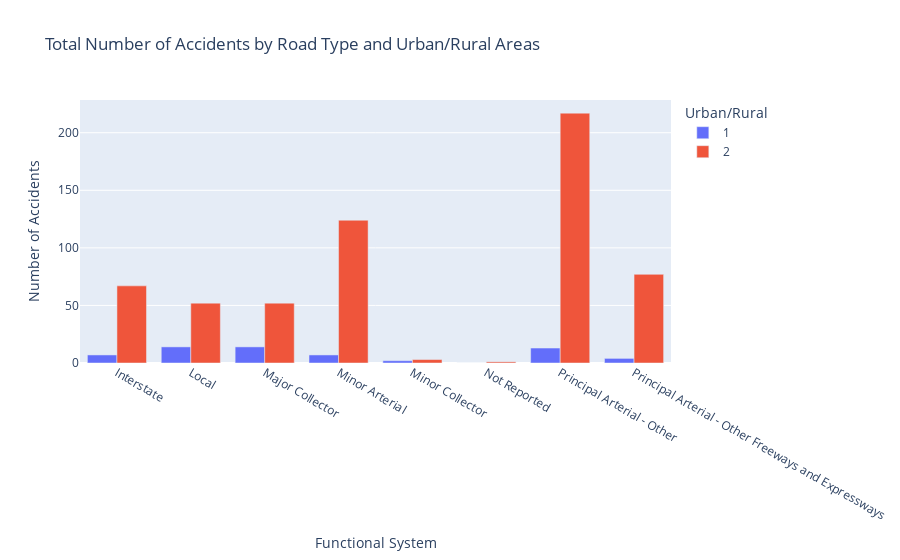

The code cell stored with this chart in its notebook:
### Code cell
# Group the data by urban/rural and road type and compute the total accidents for each group
func_ru_grouped = filtered_data.groupby(['FUNC_SYSNAME', 'RUR_URB']).size().unstack(fill_value=0)

# Reset index
func_ru_grouped = func_ru_grouped.reset_index()

# Melt the dataframe
melted_data = func_ru_grouped.melt(id_vars='FUNC_SYSNAME', var_name='Urban/Rural', value_name='Number of Accidents')

# Create an interactive grouped bar plot using plotly express
fig = px.bar(melted_data, x='FUNC_SYSNAME', y='Number of Accidents', color='Urban/Rural',
             title='Total Number of Accidents by Road Type and Urban/Rural Areas',
             labels={'FUNC_SYSNAME': 'Functional System', 'Number of Accidents': 'Number of Accidents'},
             barmode='group')  # Display bars for urban and rural areas side by side

# Show plot
fig.show()

### Figure 1 — Plotly figure (JSON) as saved in the notebook; plotly's stock layout.template omitted (floating-point values rounded to 4 significant figures)
{"data": [{"alignmentgroup": "True", "hovertemplate": "Urban/Rural=1<br>Functional System=%{x}<br>Number of Accidents=%{y}<extra></extra>", "legendgroup": "1", "marker": {"color": "#636efa", "pattern": {"shape": ""}}, "name": "1", "offsetgroup": "1", "orientation": "v", "showlegend": true, "textposition": "auto", "type": "bar", "x": ["Interstate", "Local", "Major Collector", "Minor Arterial", "Minor Collector", "Not Reported", "Principal Arterial - Other", "Principal Arterial - Other Freeways and Expressways"], "xaxis": "x", "y": [7, 14, 14, 7, 2, 0, 13, 4], "yaxis": "y"}, {"alignmentgroup": "True", "hovertemplate": "Urban/Rural=2<br>Functional System=%{x}<br>Number of Accidents=%{y}<extra></extra>", "legendgroup": "2", "marker": {"color": "#EF553B", "pattern": {"shape": ""}}, "name": "2", "offsetgroup": "2", "orientation": "v", "showlegend": true, "textposition": "auto", "type": "bar", "x": ["Interstate", "Local", "Major Collector", "Minor Arterial", "Minor Collector", "Not Reported", "Principal Arterial - Other", "Principal Arterial - Other Freeways and Expressways"], "xaxis": "x", "y": [67, 52, 52, 124, 3, 1, 217, 77], "yaxis": "y"}], "layout": {"barmode": "group", "legend": {"title": {"text": "Urban/Rural"}, "tracegroupgap": 0}, "title": {"text": "Total Number of Accidents by Road Type and Urban/Rural Areas"}, "xaxis": {"anchor": "y", "domain": [0, 1], "title": {"text": "Functional System"}}, "yaxis": {"anchor": "x", "domain": [0, 1], "title": {"text": "Number of Accidents"}}}}
